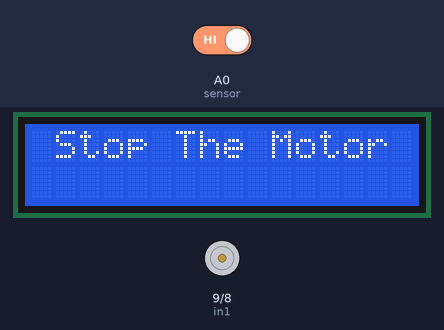
The sketch below on a simulated Arduino Uno, built with avr-gcc and run on an emulated ATmega328P. On the bench: 16×2 character LCD, motor-driver pin pairs drawn as motors (green arrow = first pin HIGH = forward, orange = second pin HIGH = backward, longer = more drive, scaled by the enable pin). The test bench sets the inputs (shaded band); at power-on: A0 (sensor) HIGH.

Above: at 1.2 s.
1.3 s: A0 (sensor) driven LOW
At 2.6 s:
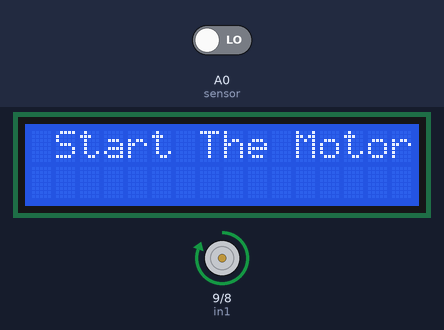
2.9 s: A0 (sensor) driven HIGH
At 4.4 s:
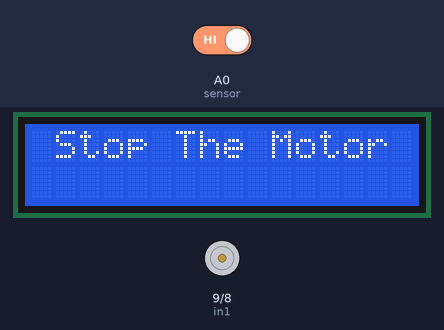
Timing chart, 0 to 5.9 s (numbered marks = the images above; inputs shaded):
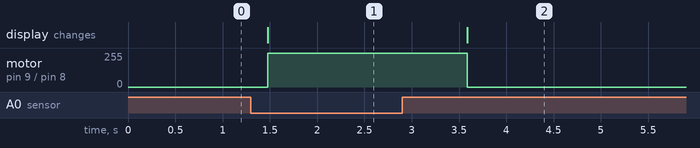

The sketch:

IR_Sensor_Updated.ino
```cpp
#include <LiquidCrystal.h>
LiquidCrystal lcd(12,11,5,4,3,2);
const int sensor=A0;
int en_A=10;
int in1=9;
int in2=8;

void setup() {
  lcd.begin(16,2);
  pinMode(sensor,INPUT);
  pinMode(en_A,OUTPUT);
  pinMode(in1,OUTPUT);
  pinMode(in2,OUTPUT);
}

void loop() {
  lcd.setCursor(1,0);
  if(digitalRead(sensor)==LOW)
  {
    lcd.print("Start The Motor");

  digitalWrite(in1,HIGH);
  digitalWrite(in2,LOW);
  analogWrite(en_A,255);
  delay(500);
  }
  else
  {
    lcd.print("Stop The Motor ");
    digitalWrite(in1,LOW);
    digitalWrite(in2,LOW);
  }
  delay(200);
}
```

Measured:
- after the input at 1.3 s, motor on pin 9 (in1) / pin 8 (in2): stopped → forward 255/255 after 0.18 s; the display: changes after 0.18 s (image 1)
- after the input at 2.9 s, motor on pin 9 (in1) / pin 8 (in2): forward 255/255 → stopped after 0.69 s; the display: changes after 0.69 s (image 2)
